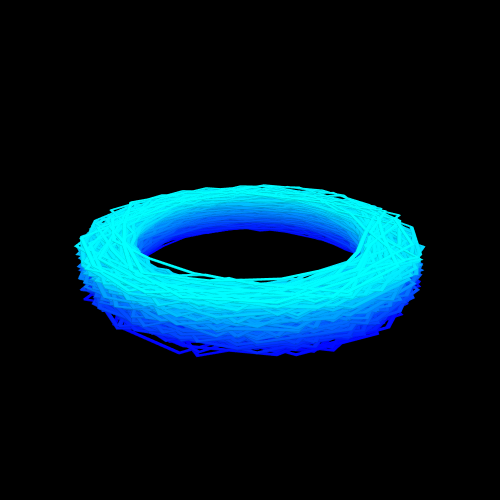

The notebook cell this image was saved under:
### Markdown cell above
#### random mesh example

### Code cell
from math import tau
from random import random
steps=[fc.polar_to_point(centre=fc.Point(x=0, y=0, z=i*0.001), radius=10+5*random(), angle=i*tau/13.8) for i in range(4000)]
fc.transform(steps, 'plot', fc.PlotControls(neat_for_publishing=True, zoom=0.7))

### Figure 1 — Plotly figure (JSON) as saved in the notebook; plotly's stock layout.template omitted (floating-point values rounded to 4 significant figures; data arrays with more than 128 entries replaced by an {"elided": "..."} marker saying what was removed)
{"data": [{"i": {"elided": "32496 int values"}, "j": {"elided": "32496 int values"}, "k": {"elided": "32496 int values"}, "type": "mesh3d", "vertexcolor": {"elided": "16252 str values"}, "x": {"elided": "16252 float values"}, "y": {"elided": "16252 float values"}, "z": {"elided": "16252 float values"}}], "layout": {"height": 500, "margin": {"b": 10, "l": 10, "pad": 4, "r": 10, "t": 10}, "paper_bgcolor": "black", "scene": {"aspectmode": "cube", "camera": {"center": {"x": 0, "y": 0, "z": -0.4341}, "eye": {"x": -0.7143, "y": -1.429, "z": 0.2143}}, "xaxis": {"backgroundcolor": "black", "nticks": 10, "range": [-15.19, 15.14], "showgrid": false, "visible": false, "zeroline": false}, "yaxis": {"backgroundcolor": "black", "nticks": 10, "range": [-15.19, 15.15], "showgrid": false, "visible": false, "zeroline": false}, "zaxis": {"backgroundcolor": "black", "nticks": 10, "range": [0, 30.34], "showgrid": false, "visible": false, "zeroline": false}}, "width": 500}}
